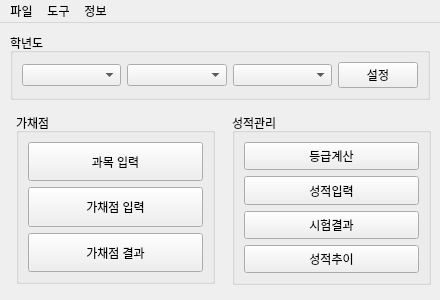
<?xml version="1.0" encoding="UTF-8"?>
<ui version="4.0">
 <class>main</class>
 <widget class="QMainWindow" name="main">
  <property name="geometry">
   <rect>
    <x>0</x>
    <y>0</y>
    <width>440</width>
    <height>300</height>
   </rect>
  </property>
  <property name="windowTitle">
   <string>성적관리</string>
  </property>
  <widget class="QWidget" name="centralwidget">
   <widget class="QGroupBox" name="gbManage">
    <property name="geometry">
     <rect>
      <x>232</x>
      <y>90</y>
      <width>199</width>
      <height>172</height>
     </rect>
    </property>
    <property name="sizePolicy">
     <sizepolicy hsizetype="Fixed" vsizetype="Preferred">
      <horstretch>0</horstretch>
      <verstretch>0</verstretch>
     </sizepolicy>
    </property>
    <property name="title">
     <string>성적관리</string>
    </property>
    <layout class="QGridLayout" name="glManage">
     <item row="3" column="0">
      <widget class="QPushButton" name="btnManage">
       <property name="sizePolicy">
        <sizepolicy hsizetype="Expanding" vsizetype="Expanding">
         <horstretch>0</horstretch>
         <verstretch>0</verstretch>
        </sizepolicy>
       </property>
       <property name="text">
        <string>성적추이</string>
       </property>
      </widget>
     </item>
     <item row="1" column="0">
      <widget class="QPushButton" name="btnInput">
       <property name="sizePolicy">
        <sizepolicy hsizetype="Expanding" vsizetype="Expanding">
         <horstretch>0</horstretch>
         <verstretch>0</verstretch>
        </sizepolicy>
       </property>
       <property name="text">
        <string>성적입력</string>
       </property>
      </widget>
     </item>
     <item row="0" column="0">
      <widget class="QPushButton" name="btnCalc">
       <property name="sizePolicy">
        <sizepolicy hsizetype="Expanding" vsizetype="Expanding">
         <horstretch>0</horstretch>
         <verstretch>0</verstretch>
        </sizepolicy>
       </property>
       <property name="text">
        <string>등급계산</string>
       </property>
      </widget>
     </item>
     <item row="2" column="0">
      <widget class="QPushButton" name="btnRes">
       <property name="sizePolicy">
        <sizepolicy hsizetype="Expanding" vsizetype="Expanding">
         <horstretch>0</horstretch>
         <verstretch>0</verstretch>
        </sizepolicy>
       </property>
       <property name="text">
        <string>시험결과</string>
       </property>
      </widget>
     </item>
    </layout>
   </widget>
   <widget class="QGroupBox" name="gbGrade">
    <property name="geometry">
     <rect>
      <x>16</x>
      <y>90</y>
      <width>199</width>
      <height>171</height>
     </rect>
    </property>
    <property name="sizePolicy">
     <sizepolicy hsizetype="Fixed" vsizetype="Preferred">
      <horstretch>0</horstretch>
      <verstretch>0</verstretch>
     </sizepolicy>
    </property>
    <property name="title">
     <string>가채점</string>
    </property>
    <layout class="QGridLayout" name="glGrade">
     <item row="0" column="0">
      <widget class="QPushButton" name="btnSubject">
       <property name="sizePolicy">
        <sizepolicy hsizetype="Expanding" vsizetype="Expanding">
         <horstretch>0</horstretch>
         <verstretch>0</verstretch>
        </sizepolicy>
       </property>
       <property name="text">
        <string>과목 입력</string>
       </property>
      </widget>
     </item>
     <item row="1" column="0">
      <widget class="QPushButton" name="btnGrading">
       <property name="sizePolicy">
        <sizepolicy hsizetype="Expanding" vsizetype="Expanding">
         <horstretch>0</horstretch>
         <verstretch>0</verstretch>
        </sizepolicy>
       </property>
       <property name="text">
        <string>가채점 입력</string>
       </property>
      </widget>
     </item>
     <item row="2" column="0">
      <widget class="QPushButton" name="btnGradingRes">
       <property name="sizePolicy">
        <sizepolicy hsizetype="Expanding" vsizetype="Expanding">
         <horstretch>0</horstretch>
         <verstretch>0</verstretch>
        </sizepolicy>
       </property>
       <property name="text">
        <string>가채점 결과</string>
       </property>
      </widget>
     </item>
    </layout>
   </widget>
   <widget class="QGroupBox" name="gbYear">
    <property name="geometry">
     <rect>
      <x>10</x>
      <y>10</y>
      <width>420</width>
      <height>67</height>
     </rect>
    </property>
    <property name="title">
     <string>학년도</string>
    </property>
    <layout class="QHBoxLayout" name="hlYear">
     <item>
      <widget class="QComboBox" name="comboYear"/>
     </item>
     <item>
      <widget class="QComboBox" name="comboSemester"/>
     </item>
     <item>
      <widget class="QComboBox" name="comboExam"/>
     </item>
     <item>
      <widget class="QPushButton" name="btnSet">
       <property name="sizePolicy">
        <sizepolicy hsizetype="Fixed" vsizetype="Fixed">
         <horstretch>0</horstretch>
         <verstretch>0</verstretch>
        </sizepolicy>
       </property>
       <property name="text">
        <string>설정</string>
       </property>
      </widget>
     </item>
    </layout>
   </widget>
  </widget>
  <widget class="QMenuBar" name="menubar">
   <property name="geometry">
    <rect>
     <x>0</x>
     <y>0</y>
     <width>440</width>
     <height>26</height>
    </rect>
   </property>
   <widget class="QMenu" name="file">
    <property name="title">
     <string>파일</string>
    </property>
    <addaction name="load"/>
    <addaction name="save"/>
    <addaction name="separator"/>
    <addaction name="exit"/>
   </widget>
   <widget class="QMenu" name="tools">
    <property name="title">
     <string>도구</string>
    </property>
    <addaction name="cut_calc"/>
   </widget>
   <widget class="QMenu" name="info">
    <property name="title">
     <string>정보</string>
    </property>
    <addaction name="license"/>
    <addaction name="separator"/>
    <addaction name="about"/>
   </widget>
   <addaction name="file"/>
   <addaction name="tools"/>
   <addaction name="info"/>
  </widget>
  <action name="save">
   <property name="text">
    <string>저장</string>
   </property>
  </action>
  <action name="exit">
   <property name="text">
    <string>종료</string>
   </property>
  </action>
  <action name="actiontest">
   <property name="text">
    <string>test</string>
   </property>
  </action>
  <action name="load">
   <property name="text">
    <string>불러오기</string>
   </property>
  </action>
  <action name="cut_calc">
   <property name="text">
    <string>등급인원계산</string>
   </property>
  </action>
  <action name="license">
   <property name="text">
    <string>License</string>
   </property>
  </action>
  <action name="about">
   <property name="text">
    <string>정보</string>
   </property>
  </action>
 </widget>
 <resources/>
 <connections/>
</ui>
